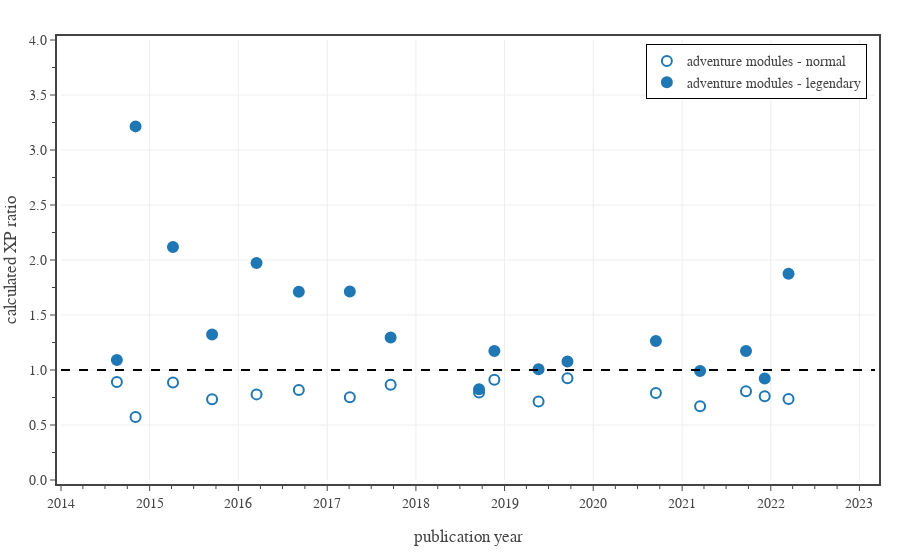

The code cell stored with this chart in its notebook:
### Code cell
# plot eXP ratio vs time. Split data by book type.
from datetime import date
from bs4 import BeautifulSoup

groups = {
    'adventure modules - normal': {
        'Legendary': ['N'],
        'marker': dict(
            size=10, 
            color='rgba(0,0,0,0.0)', 
            line=dict(color='rgba(31,119,180,1.0)', width=2)
        )
    },
    'adventure modules - legendary': {
        'Legendary': ['L','LL'],
        'marker': dict(
            size=10, 
            color='rgba(31,119,180,1.0)', 
            line=dict(color='rgba(31,119,180,1.0)', width=2)
        )
    }
}

group_columns = ['Date','group','Book']
date_range = [date(2014, 1, 1), date.today()]

# plot results
fig = go.Figure(
    layout=go.Layout(
        template=TFB_TEMPLATE,
        hoverlabel=dict(
            bgcolor='white',
        ),
        xaxis=dict(
            title_text='publication year',
            range=date_range,
        ),
        yaxis=dict(
            title_text='calculated XP ratio',
            range=[0, 4],
            tick0=0, dtick=0.5,
            tickformat='.1f',
            minor=dict(tick0=0, dtick=0.25),
        ),
        legend=dict(
            yanchor='top',  y=0.99,
            xanchor='right', x=0.99,
            orientation='v',
        ),
    )
)

for g in groups:
    group = groups[g]
    # summarize the current dataset
    df1 = df0[df0['CR'].between(1,30) & df0['Legendary'].isin(group['Legendary']) & df0['Book Type'].isin(['Adventure'])]
    df1['group'] = df1.apply(lambda row: 'adventure modules - normal' if row['Legendary'] == 'N' else 'adventure modules - legendary', axis=1)
    df1 = df1[group_columns + ['eXP Ratio']]

    dfG = df1.groupby(group_columns).size().to_frame('Total').reset_index()
    dfG['eXP Ratio Mean'] = df1[group_columns + ['eXP Ratio']].groupby(group_columns).mean().reset_index()['eXP Ratio']
    dfG['eXP Ratio Std Dev'] = df1[group_columns + ['eXP Ratio']].groupby(group_columns).std().reset_index()['eXP Ratio']
    dfG = dfG.sort_values(by=['Date'])
    dfG = dfG[dfG['Total'].ge(1)]
    
    fig.add_trace(go.Scatter(
        x=dfG['Date'], 
        y=dfG['eXP Ratio Mean'],
        mode='markers',
        name=g,
    ))

    fig.update_traces(
        selector=dict(name=g),
        customdata = np.stack((dfG['Book'], dfG['Total']), axis=-1),
        hovertemplate = '<b>%{customdata[0]}</b><br>'
            + 'Date: %{x}<br>'
            + 'XP ratio: %{y:.2f}<br>'
            + 'Monsters: %{customdata[1]:.0f}'
            + '<extra></extra>',
        marker=group['marker'],
    )

fig.add_trace(go.Scatter(
    x=date_range, 
    y=[1, 1],
    mode='lines', 
    line=dict(color='black', dash='dash'),
    showlegend=False,
    hoverinfo='skip'
))

# show figure
fig.show(config=TFB_CONFIG)

# save large format figure
if SAVEFIGS:
    file_name = f'./fig-exp-ratio-mean-vs-time-adventure-modules-large.html'
    fig.write_html(
        file_name, 
        include_plotlyjs=False, 
        full_html=False, 
        config=TFB_CONFIG
    )
    # add style to figure
    with open(file_name, 'r') as fin:
        fig_soup = BeautifulSoup(fin, 'html.parser')

    fig_soup.div['class'] = 'plotly-div-large'
    fig_soup.div['style'] = 'width:800px; min-width:50%; max-width:100%'
    with open(file_name, 'wb') as fout:
        fout.write(fig_soup.prettify('utf-8'))

# save small format figure
if SAVEFIGS:
    fig.update_traces(marker=dict(size=6))
    fig.update_layout(font=dict(size=10), legend=dict(font=dict(size=10)))
    file_name = f'./fig-exp-ratio-mean-vs-time-adventure-modules-small.html'
    fig.write_html(
        file_name, 
        include_plotlyjs=False, 
        full_html=False, 
        config=TFB_CONFIG
    )
    # add style to figure
    with open(file_name, 'r') as fin:
        fig_soup = BeautifulSoup(fin, 'html.parser')

    fig_soup.div['class'] = 'plotly-div-small'
    #fig_soup.div['style'] = 'hight:800px; min-width:50%; max-width:100%'
    fig_soup.div['style'] = 'aspect-ratio: 600/500;'
    with open(file_name, 'wb') as fout:
        fout.write(fig_soup.prettify('utf-8'))

### Figure 1 — Plotly figure (JSON) as saved in the notebook; plotly's stock layout.template omitted (floating-point values rounded to 4 significant figures)
{"data": [{"customdata": [["HotDQ", 13], ["RoT", 6], ["PotA", 37], ["OotA", 14], ["CoS", 14], ["SKT", 15], ["TftYP", 32], ["ToA", 22], ["WDH", 26], ["WDotMM", 15], ["GoS", 34], ["BGDiA", 22], ["IDRotF", 40], ["CM", 13], ["WBtW", 24], ["SaCoC", 30], ["CRCotN", 30]], "hovertemplate": "<b>%{customdata[0]}</b><br>Date: %{x}<br>XP ratio: %{y:.2f}<br>Monsters: %{customdata[1]:.0f}<extra></extra>", "marker": {"color": "rgba(0,0,0,0.0)", "line": {"color": "rgba(31,119,180,1.0)", "width": 2}, "size": 10}, "mode": "markers", "name": "adventure modules - normal", "type": "scatter", "x": ["2014-08-19T00:00:00", "2014-11-04T00:00:00", "2015-04-07T00:00:00", "2015-09-15T00:00:00", "2016-03-16T00:00:00", "2016-09-06T00:00:00", "2017-04-04T00:00:00", "2017-09-19T00:00:00", "2018-09-18T00:00:00", "2018-11-20T00:00:00", "2019-05-21T00:00:00", "2019-09-17T00:00:00", "2020-09-15T00:00:00", "2021-03-16T00:00:00", "2021-09-21T00:00:00", "2021-12-07T00:00:00", "2022-03-15T00:00:00"], "y": [0.8912, 0.5736, 0.8864, 0.7333, 0.7784, 0.8188, 0.7512, 0.8664, 0.7956, 0.9111, 0.7132, 0.9242, 0.7917, 0.6705, 0.807, 0.7609, 0.7358]}, {"customdata": [["HotDQ", 1], ["RoT", 2], ["PotA", 4], ["OotA", 9], ["CoS", 1], ["SKT", 3], ["TftYP", 1], ["ToA", 2], ["WDH", 2], ["WDotMM", 3], ["GoS", 5], ["BGDiA", 2], ["IDRotF", 3], ["CM", 4], ["WBtW", 2], ["SaCoC", 8], ["CRCotN", 8]], "hovertemplate": "<b>%{customdata[0]}</b><br>Date: %{x}<br>XP ratio: %{y:.2f}<br>Monsters: %{customdata[1]:.0f}<extra></extra>", "marker": {"color": "rgba(31,119,180,1.0)", "line": {"color": "rgba(31,119,180,1.0)", "width": 2}, "size": 10}, "mode": "markers", "name": "adventure modules - legendary", "type": "scatter", "x": ["2014-08-19T00:00:00", "2014-11-04T00:00:00", "2015-04-07T00:00:00", "2015-09-15T00:00:00", "2016-03-16T00:00:00", "2016-09-06T00:00:00", "2017-04-04T00:00:00", "2017-09-19T00:00:00", "2018-09-18T00:00:00", "2018-11-20T00:00:00", "2019-05-21T00:00:00", "2019-09-17T00:00:00", "2020-09-15T00:00:00", "2021-03-16T00:00:00", "2021-09-21T00:00:00", "2021-12-07T00:00:00", "2022-03-15T00:00:00"], "y": [1.091, 3.215, 2.118, 1.322, 1.972, 1.712, 1.714, 1.295, 0.825, 1.173, 1.006, 1.078, 1.264, 0.9914, 1.174, 0.9222, 1.874]}, {"hoverinfo": "skip", "line": {"color": "black", "dash": "dash"}, "mode": "lines", "showlegend": false, "type": "scatter", "x": ["2014-01-01", "2023-03-06"], "y": [1, 1]}], "layout": {"hoverlabel": {"bgcolor": "white"}, "legend": {"orientation": "v", "x": 0.99, "xanchor": "right", "y": 0.99, "yanchor": "top"}, "xaxis": {"range": ["2014-01-01", "2023-03-06"], "title": {"text": "publication year"}}, "yaxis": {"dtick": 0.5, "minor": {"dtick": 0.25, "tick0": 0}, "range": [0, 4], "tick0": 0, "tickformat": ".1f", "title": {"text": "calculated XP ratio"}}}}
